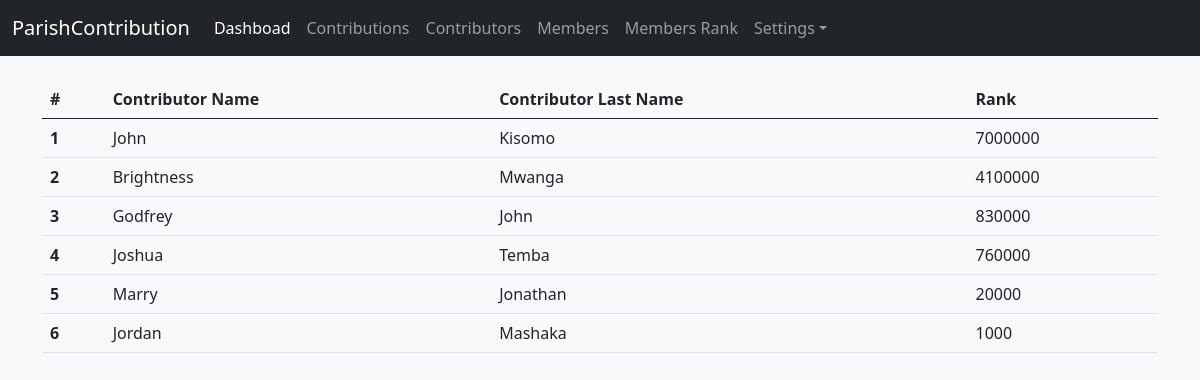
Page /rank/ (signed in) on the committed database.
### contribution/models.py (models this page shows, shortened)
class ChurchMember(models.Model):
    first_name = models.CharField(max_length=100,)
    middle_name = models.CharField(max_length=100)
    last_name = models.CharField(max_length=100)
    age = models.IntegerField(null=True)
    gender = models.CharField(max_length=2)
    address = models.TextField()
    class Meta:
        ordering = ["first_name"]

### contribution/views.py (the view)
# urls.py: path('rank/', views.ratingMember, name='rank'),
@login_required(login_url='login')
def ratingMember(request):
    member = ChurchMember.objects.values('first_name','last_name').annotate(amountpaid=Sum('contributor__amount_paid')).order_by('-amountpaid')
    context={
        'member':member
    }
    return render(request, 'pages/rating.html',context)

### templates/pages/rating.html
{% extends 'base.html' %}
{% load static %}
{% block content %}
        <table class="table mt-4">
            <thead>
                <tr>
                    <th scope="col">#</th>
                    <th scope="col">Contributor Name</th>
                    <th scope="col">Contributor Last Name</th>
                    <th scope="col">Rank </th>
                </tr>
            </thead>
            <tbody>
                {% for rank  in member %}
                <tr>
                    <th scope="row">{{forloop.counter}}</th>
                    <td>{{rank.first_name}}</td>
                    <td>{{rank.last_name}}</td>
                    <td>{{rank.amountpaid}}</td>
                </tr>
                {% endfor %}
            </tbody>
        </table>
{% endblock content %}

### parishcontribution/static/css/dashboad.css (style rules this page uses)
html, body { overflow-x: hidden; }
body { padding-top: 56px; }

### rows in the picture
ChurchMember: first_name "John", last_name "Kisomo", amountpaid "7000000"
ChurchMember: first_name "Brightness", last_name "Mwanga", amountpaid "4100000"
ChurchMember: first_name "Godfrey", last_name "John", amountpaid "830000"
ChurchMember: first_name "Joshua", last_name "Temba", amountpaid "760000"
ChurchMember: first_name "Marry", last_name "Jonathan", amountpaid "20000"
ChurchMember: first_name "Jordan", last_name "Mashaka", amountpaid "1000"
